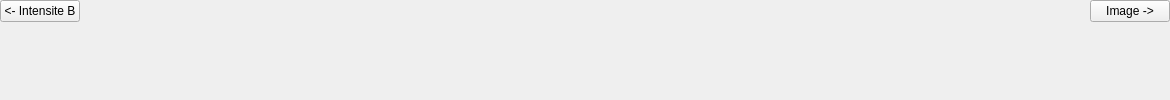
          <widget class="QWidget" name="page_imBruit">
           <layout class="QGridLayout" name="gridLayout_12">
            <property name="leftMargin">
             <number>0</number>
            </property>
            <property name="topMargin">
             <number>0</number>
            </property>
            <property name="rightMargin">
             <number>0</number>
            </property>
            <property name="bottomMargin">
             <number>0</number>
            </property>
            <item row="0" column="0">
             <widget class="QPushButton" name="bouton_imBruitBack">
              <property name="text">
               <string>&lt;- Intensite B</string>
              </property>
             </widget>
            </item>
            <item row="0" column="1">
             <spacer name="horizontalSpacer_11">
              <property name="orientation">
               <enum>Qt::Horizontal</enum>
              </property>
              <property name="sizeHint" stdset="0">
               <size>
                <width>998</width>
                <height>20</height>
               </size>
              </property>
             </spacer>
            </item>
            <item row="0" column="2">
             <widget class="QPushButton" name="bouton_imBruit">
              <property name="text">
               <string>Image -&gt;</string>
              </property>
             </widget>
            </item>
            <item row="1" column="0" colspan="3">
             <widget class="QLabel" name="image_capteur_Bruit">
              <property name="sizePolicy">
               <sizepolicy hsizetype="Preferred" vsizetype="Preferred">
                <horstretch>0</horstretch>
                <verstretch>0</verstretch>
               </sizepolicy>
              </property>
              <property name="cursor">
               <cursorShape>ArrowCursor</cursorShape>
              </property>
              <property name="text">
               <string/>
              </property>
              <property name="scaledContents">
               <bool>true</bool>
              </property>
              <property name="indent">
               <number>-1</number>
              </property>
             </widget>
            </item>
           </layout>
          </widget>
